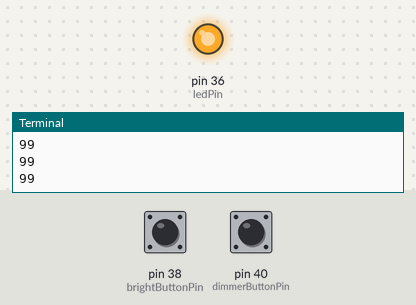
Bench run of a program on a simulated Raspberry Pi (header pin numbers). On the bench: output pins drawn as LEDs (lit = HIGH), the last lines printed to the terminal. The test bench sets the inputs (shaded band); at power-on: pin 38 (brightButtonPin) HIGH, pin 40 (dimmerButtonPin) HIGH.

Above: at 1.2 s.
1.3 s: pin 38 (brightButtonPin) pulled LOW for 1 s
At 2.7 s:
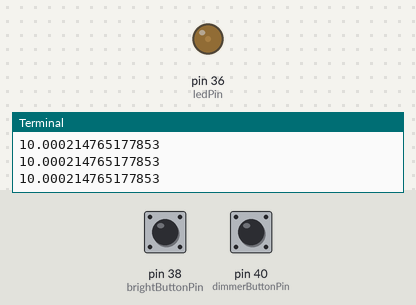
3.8 s: pin 38 (brightButtonPin) pulled LOW for 0.25 s
At 5.2 s:
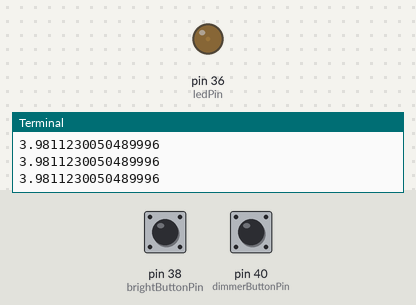
5.5 s: pin 40 (dimmerButtonPin) pulled LOW for 3.2 s
At 6.5 s:
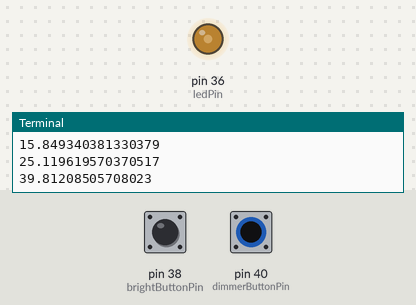
10.2 s: pin 38 (brightButtonPin) pulled LOW for 3.2 s
At 12.11 s:
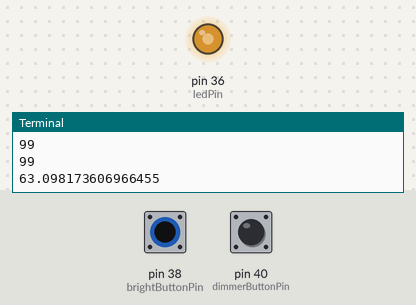
14.9 s: pin 40 (dimmerButtonPin) pulled LOW for 1 s
At 17.2 s:
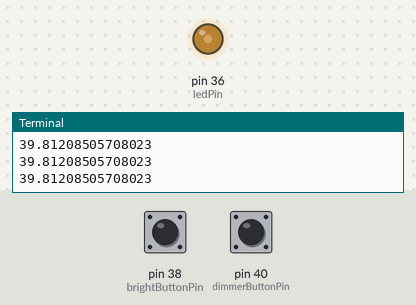
Timing chart, 0 to 18.4 s (numbered marks = the images above; inputs shaded):
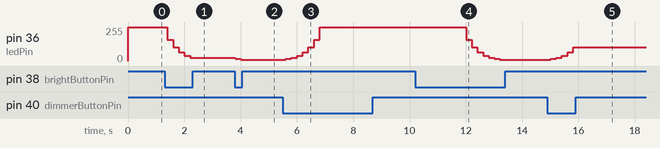

The program:

brighter-dimmer-buttons.py
```python
import RPi.GPIO as GPIO
from time import sleep
GPIO.setmode(GPIO.BOARD)

ledPin = 36
dimmerButtonPin = 40
brightButtonPin = 38
GPIO.setup(ledPin, GPIO.OUT)
GPIO.setup(dimmerButtonPin, GPIO.IN, pull_up_down=GPIO.PUD_UP)
GPIO.setup(brightButtonPin, GPIO.IN,pull_up_down=GPIO.PUD_UP)
incrementValue = 15
dutyCycle = 1
dutyCycleOld = dutyCycle
myPWM = GPIO.PWM(ledPin, 100) #frequency
myPWM.start(dutyCycle)
BP = 10
try:
    while True:
        dimmerReadVal = GPIO.input(dimmerButtonPin)
        brightReadVal = GPIO.input(brightButtonPin)

        if dimmerReadVal == 1:
            BP=BP-1
            dutyCycle=(1.5849)**BP
        if brightReadVal == 1:
            BP=BP+1
            dutyCycle=(1.5849)**BP
        if dutyCycle > 99:
            dutyCycle = 99
        if dutyCycle < 1:
            dutyCycle = 1
        if dutyCycleOld != dutyCycle:
            myPWM.ChangeDutyCycle(dutyCycle)
            dutyCycleOld = dutyCycle
        print(dutyCycle)
        #myPWM.start(10) #duty cycle in %

        sleep(.2)
except KeyboardInterrupt:
    GPIO.cleanup()
    print("cleaned and exited")
```

Measured:
- after the input at 1.3 s, pin 36 (ledPin): moves from 252/255 to 26/255 over 0.80 s, starting after 0.10 s
- after the input at 3.8 s, pin 36 (ledPin): 26/255 → 16/255 at once, → 10/255 0.20 s later
- after the input at 5.5 s, pin 36 (ledPin): moves from 10/255 to 252/255 over 1.2 s, starting after 0.11 s
- after the input at 10.2 s, pin 36 (ledPin): moves from 252/255 to 10/255 over 1.2 s, starting after 1.8 s
- after the input at 14.9 s, pin 36 (ledPin): moves from 10/255 to 102/255 over 0.80 s, starting after 0.11 s
